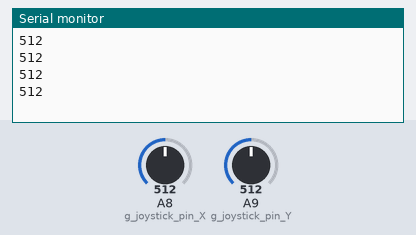
The sketch below on a simulated Arduino Mega 2560, built with avr-gcc and run on an emulated ATmega2560. Parts: the last lines printed to the serial monitor. The inputs (shaded band) are chosen by the test bench; at power-on: A8 (g_joystick_pin_X) = 512, A9 (g_joystick_pin_Y) = 512.

Above: at 1.8 s.
1.9 s: A8 (g_joystick_pin_X) set to 716
At 2.8 s:
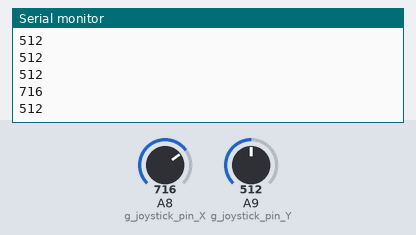
3.4 s: A9 (g_joystick_pin_Y) set to 306
At 4.7 s:
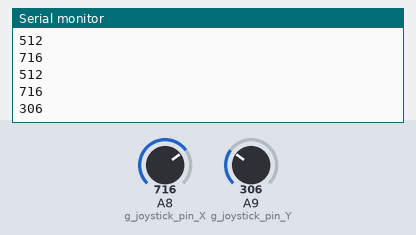
4.9 s: A8 (g_joystick_pin_X) set to 900
At 5.6 s:
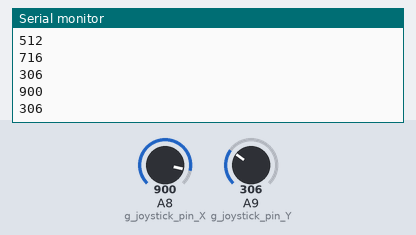
6.4 s: A9 (g_joystick_pin_Y) set to 122
At 7.8 s:
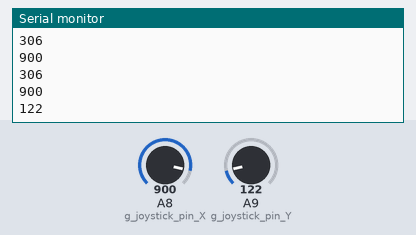
Timing chart, 0 to 8.9 s (numbered marks = the images above; inputs shaded):
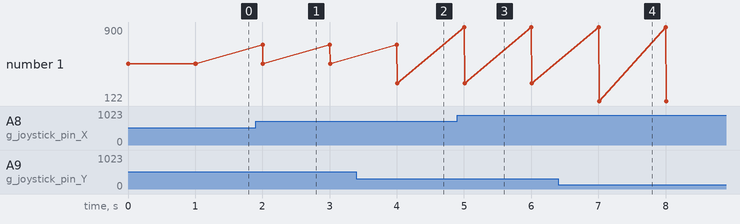

The sketch:

joystick.ino
```cpp
static uint8_t g_joystick_pin_X=A8, g_joystick_pin_Y=A9, g_joystick_Pin_Btn=A10;
static uint16_t g_joystick_val_X, g_joystick_val_Y;
void setup() {
  // put your setup code here, to run once:
Serial.begin(9600);
}

void loop() {
  // put your main code here, to run repeatedly:
g_joystick_val_X=analogRead(g_joystick_pin_X);
g_joystick_val_Y=analogRead(g_joystick_pin_Y);

Serial.println(g_joystick_val_X);
Serial.println(g_joystick_val_Y);
Serial.println();

delay(1000);
}
```

Measured:
- after the input at 1.9 s, the serial monitor: prints a new line after 0.10 s (image 1)
- after the input at 3.4 s, the serial monitor: prints a new line after 0.61 s (image 2)
- after the input at 4.9 s, the serial monitor: prints a new line after 0.10 s (image 3)
- after the input at 6.4 s, the serial monitor: prints a new line after 0.61 s (image 4)
- plotted number 1: 512 → 306 after the input at 3.4 s, 306 → 122 after the input at 6.4 s
